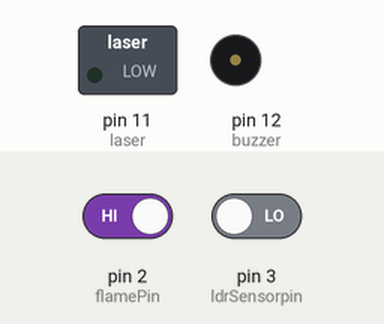
The sketch below on a simulated Arduino Uno, built with avr-gcc and run on an emulated ATmega328P. Parts: switched loads named in the sketch (green lamp = pin HIGH), buzzer (waves = sounding, pin HIGH). Inputs (shaded band) come from the test bench; at power-on: pin 2 (flamePin) HIGH, pin 3 (ldrSensorpin) LOW.

Above: at 1.2 s.
1.3 s: pin 2 (flamePin) driven LOW
At 2.0 s:
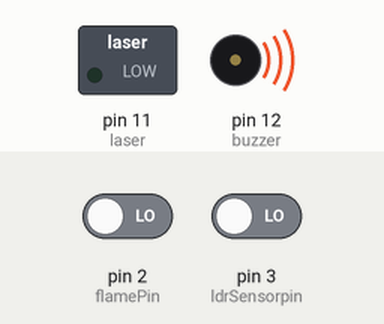
3.1 s: pin 3 (ldrSensorpin) driven HIGH
At 3.71 s:
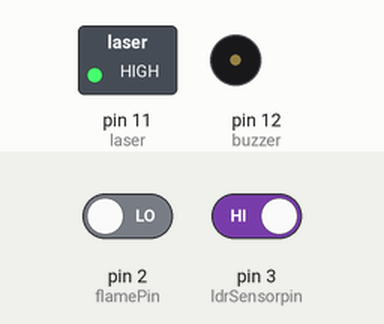
6.1 s: pin 3 (ldrSensorpin) driven LOW
At 6.6 s:
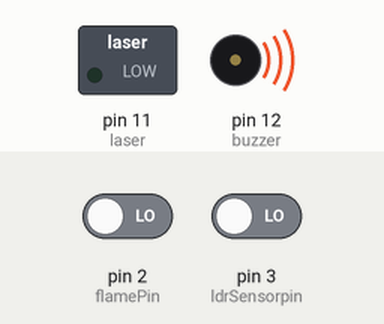
Timing chart, 0 to 13.7 s (numbered marks = the images above; inputs shaded):
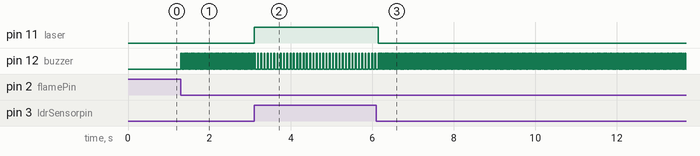

The sketch:

Arduino.ino
```cpp
// Define the pin numbers for the flame sensor, LDR sensor, buzzer, laser, and lights
#define flamePin 2
#define ldrSensorpin 3
#define buzzer 12
#define laser 11
#define lights 7

void setup() {
  // Set the pin modes for the sensors and output devices
  pinMode(flamePin, INPUT);
  pinMode(ldrSensorpin, INPUT);
  pinMode(buzzer, OUTPUT);
  pinMode(laser, OUTPUT);

  // Start the serial communication at 9600 baud
  Serial.begin(9600);
}

void loop() {
  // Read the value of the LDR sensor
  int ldrSensorValue = digitalRead(ldrSensorpin);

  // Read the value of the flame sensor
  int flameValue = digitalRead(flamePin);

  // If the LDR sensor is detecting something, turn on the laser
  if (ldrSensorValue == HIGH) {
    digitalWrite(laser, HIGH);
  } else {
    digitalWrite(laser, LOW);
  }

  // If the flame sensor detects a flame, turn on the buzzer for 20ms and then turn it off for 20ms
  if (flameValue == LOW) {
    digitalWrite(buzzer, HIGH);
    delay(20);
    digitalWrite(buzzer, LOW);
    delay(20);
  } else {
    digitalWrite(buzzer, LOW);
  }

  // If both the flame sensor and LDR sensor detect something, turn on the lights for 20ms and then turn them off for 20ms
  if (flameValue == LOW && ldrSensorValue == HIGH) {
    digitalWrite(lights, HIGH);
    delay(20);
    digitalWrite(lights, LOW);
    delay(20);
  }
}
```

Measured:
- after the input at 1.3 s, pin 12 (buzzer): alternates HIGH for 0.02 s and LOW for 0.02 s, starting at once
- after the input at 3.1 s, pin 11 (laser): LOW → HIGH at once; pin 12 (buzzer): alternates HIGH for 0.02 s and LOW for 0.06 s, starting after 0.08 s
- after the input at 6.1 s, pin 11 (laser): HIGH → LOW at once; pin 12 (buzzer): alternates HIGH for 0.02 s and LOW for 0.02 s, starting after 0.08 s
